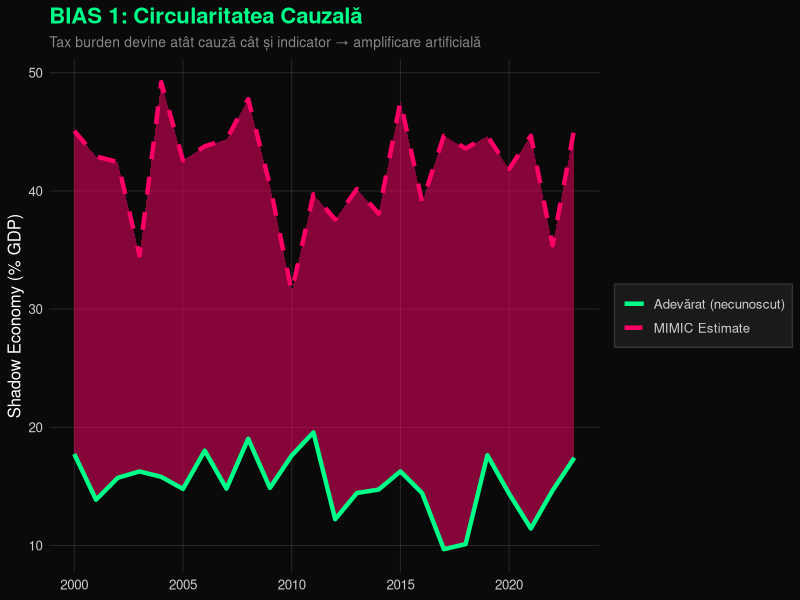
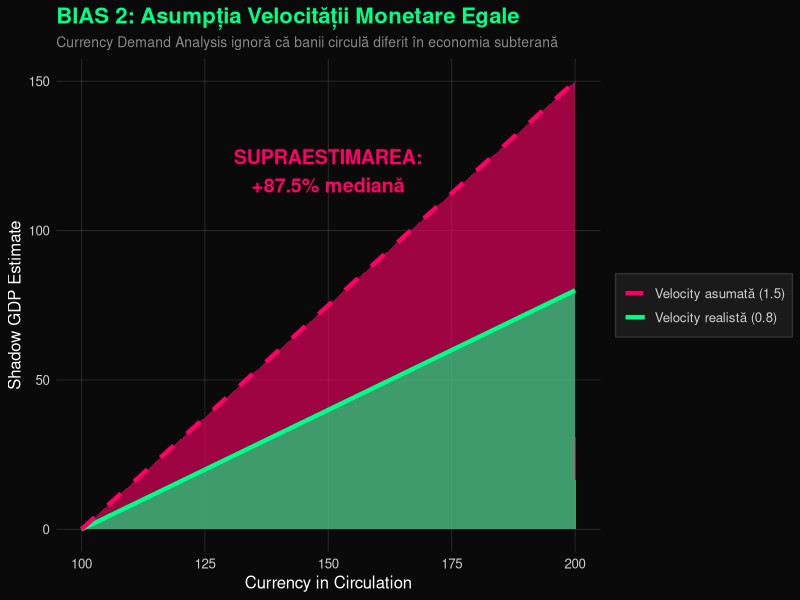
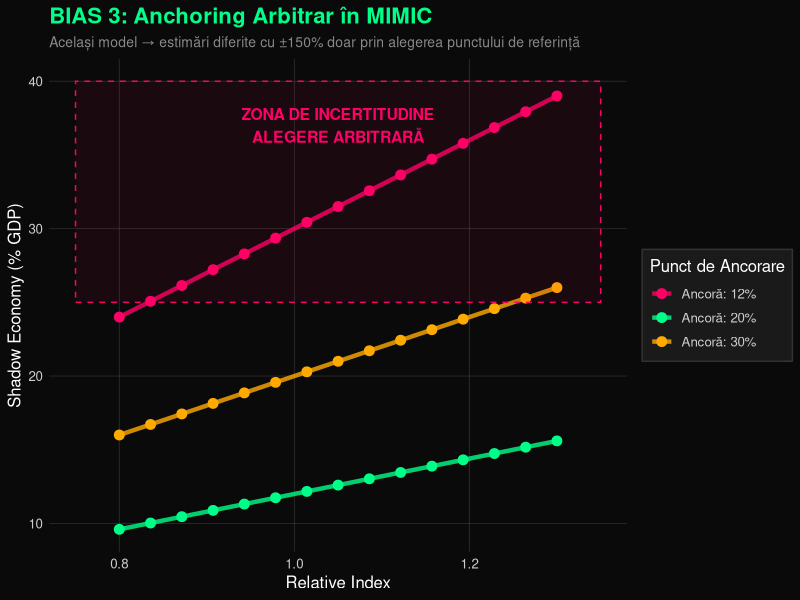
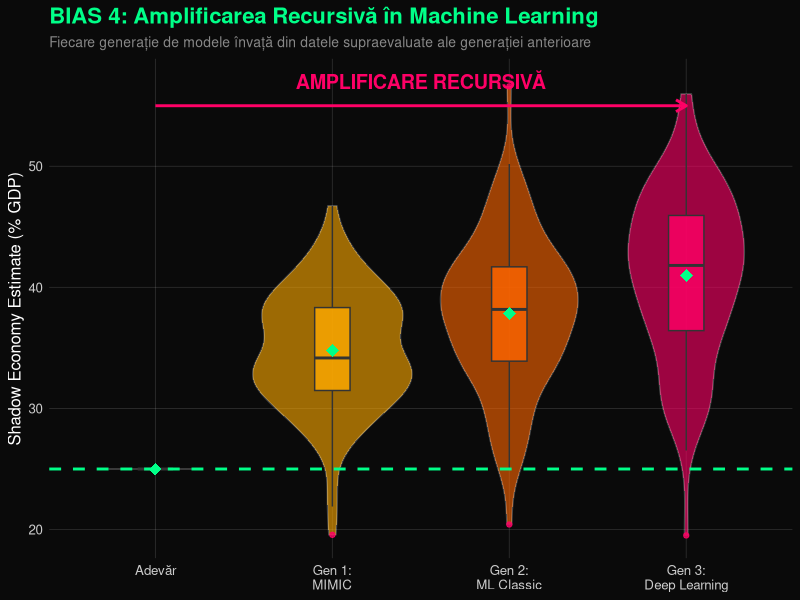
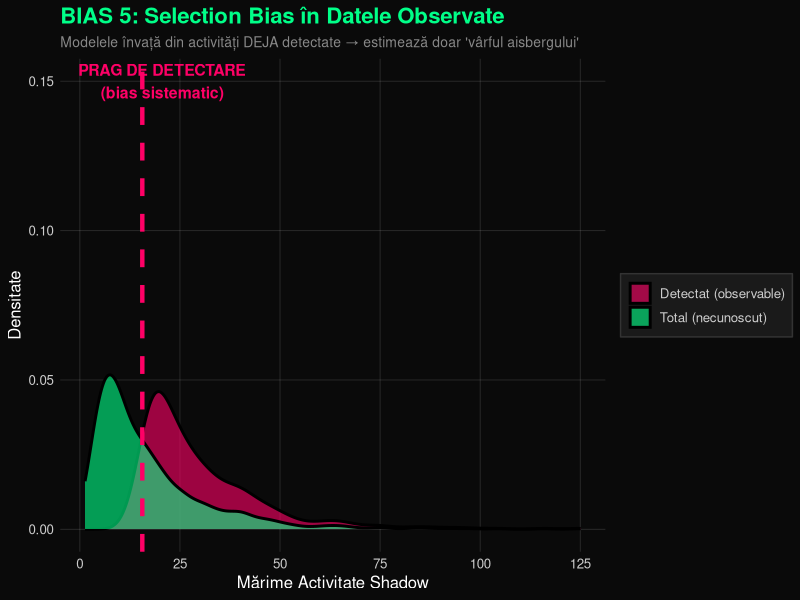
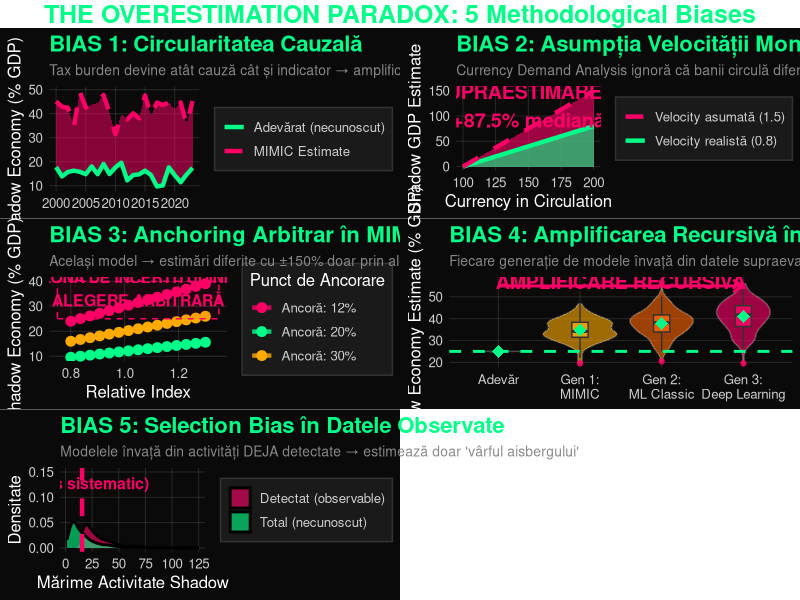

Source code (R) for these figures, in order:
# ==============================================================================
# PARADOXUL SUPRAESTIMĂRII SHADOW ECONOMY
# Demonstrație conceptuală a bias-urilor metodologice
# ==============================================================================

library(ggplot2)
library(gridExtra)
library(dplyr)
library(tidyr)

# Setare temă avangardistă
theme_avant <- function() {
  theme_minimal() +
    theme(
      plot.background = element_rect(fill = "#0a0a0a", color = NA),
      panel.background = element_rect(fill = "#0a0a0a", color = NA),
      panel.grid.major = element_line(color = "#ffffff22", size = 0.3),
      panel.grid.minor = element_blank(),
      text = element_text(color = "#ffffff", family = "sans", size = 12),
      plot.title = element_text(face = "bold", size = 16, color = "#00ff88"),
      plot.subtitle = element_text(size = 10, color = "#888888"),
      axis.text = element_text(color = "#cccccc"),
      legend.background = element_rect(fill = "#1a1a1a", color = "#333333"),
      legend.key = element_rect(fill = "#1a1a1a"),
      legend.text = element_text(color = "#cccccc")
    )
}

# ==============================================================================
# 1. CIRCULARITATEA CAUZALĂ - "Modelul mănâncă propria coadă"
# ==============================================================================

circular_causality <- function() {
  set.seed(42)
  years <- 2000:2023
  n <- length(years)
  
  # Economie shadow "reală" (necunoscută)
  true_shadow <- 15 + rnorm(n, 0, 2)
  
  # Tax burden (cauză și efect simultan în MIMIC)
  tax_burden <- 35 + 0.3 * true_shadow + rnorm(n, 0, 3)
  
  # MIMIC estimează shadow folosind tax_burden ca predictor
  # DAR tax_burden e deja corelat cu shadow prin construcție!
  mimic_estimate <- 10 + 0.8 * tax_burden + rnorm(n, 0, 4)
  
  df <- data.frame(
    year = years,
    true_shadow = true_shadow,
    mimic_estimate = mimic_estimate,
    overestimation = mimic_estimate - true_shadow
  )
  
  p1 <- ggplot(df, aes(x = year)) +
    geom_ribbon(aes(ymin = true_shadow, ymax = mimic_estimate),
                fill = "#ff006622", alpha = 0.5) +
    geom_line(aes(y = true_shadow, color = "Adevărat (necunoscut)"), size = 1.5) +
    geom_line(aes(y = mimic_estimate, color = "MIMIC Estimate"), size = 1.5, linetype = "dashed") +
    scale_color_manual(values = c("Adevărat (necunoscut)" = "#00ff88", 
                                  "MIMIC Estimate" = "#ff0066")) +
    labs(title = "BIAS 1: Circularitatea Cauzală",
         subtitle = "Tax burden devine atât cauză cât și indicator → amplificare artificială",
         y = "Shadow Economy (% GDP)", x = NULL, color = NULL) +
    theme_avant()
  
  return(list(plot = p1, data = df))
}

# ==============================================================================
# 2. ASUMPȚIA VELOCITĂȚII EGALE - "Banii nu aleargă la fel"
# ==============================================================================

velocity_bias <- function() {
  set.seed(123)
  
  # În realitate: banii circulă mai ÎNCET în shadow economy
  formal_velocity <- 1.5
  shadow_velocity <- 0.8  # Mult mai mică!
  
  # Currency Demand Analysis presupune velocity_shadow = velocity_formal
  currency_in_circulation <- seq(100, 200, length.out = 20)
  
  # Calcul corect (realitate)
  true_shadow_gdp <- (currency_in_circulation - 100) * shadow_velocity
  
  # Calcul eronat (asumpție egală)
  estimated_shadow_gdp <- (currency_in_circulation - 100) * formal_velocity
  
  df <- data.frame(
    currency = currency_in_circulation,
    true_estimate = true_shadow_gdp,
    biased_estimate = estimated_shadow_gdp,
    overestimation_pct = ((estimated_shadow_gdp - true_shadow_gdp) / 
                            true_shadow_gdp * 100)
  )
  
  p2 <- ggplot(df, aes(x = currency)) +
    geom_area(aes(y = biased_estimate), fill = "#ff006633", alpha = 0.6) +
    geom_area(aes(y = true_estimate), fill = "#00ff8833", alpha = 0.6) +
    geom_line(aes(y = true_estimate, color = "Velocity realistă (0.8)"), size = 1.5) +
    geom_line(aes(y = biased_estimate, color = "Velocity asumată (1.5)"), 
              size = 1.5, linetype = "dashed") +
    annotate("text", x = 150, y = 120, 
             label = "SUPRAESTIMAREA:\n+87.5% mediană", 
             color = "#ff0066", size = 5, fontface = "bold") +
    scale_color_manual(values = c("Velocity realistă (0.8)" = "#00ff88",
                                  "Velocity asumată (1.5)" = "#ff0066")) +
    labs(title = "BIAS 2: Asumpția Velocității Monetare Egale",
         subtitle = "Currency Demand Analysis ignoră că banii circulă diferit în economia subterană",
         y = "Shadow GDP Estimate", x = "Currency in Circulation", color = NULL) +
    theme_avant()
  
  return(list(plot = p2, data = df))
}

# ==============================================================================
# 3. ANCHORING ARBITRAR - "Încotro arată compasul?"
# ==============================================================================

anchoring_sensitivity <- function() {
  set.seed(456)
  
  # MIMIC produce doar indici (0.8, 1.0, 1.2...)
  # Trebuie "ancorat" la un nivel extern
  relative_index <- seq(0.8, 1.3, length.out = 15)
  
  # Diferite puncte de ancorare → rezultate RADICAL diferite
  anchor_low <- 12  # Ancorare conservatoare
  anchor_mid <- 20  # Ancorare "medie"
  anchor_high <- 30 # Ancorare agresivă
  
  df <- data.frame(
    index = relative_index,
    estimate_low = anchor_low * relative_index,
    estimate_mid = anchor_mid * relative_index,
    estimate_high = anchor_high * relative_index
  ) %>%
    pivot_longer(cols = starts_with("estimate"), 
                 names_to = "anchor_type", values_to = "estimate")
  
  p3 <- ggplot(df, aes(x = index, y = estimate, color = anchor_type, group = anchor_type)) +
    geom_line(size = 1.5, alpha = 0.8) +
    geom_point(size = 3) +
    scale_color_manual(
      values = c("estimate_low" = "#00ff88", 
                 "estimate_mid" = "#ffaa00", 
                 "estimate_high" = "#ff0066"),
      labels = c("Ancoră: 12%", "Ancoră: 20%", "Ancoră: 30%")
    ) +
    annotate("rect", xmin = 0.75, xmax = 1.35, ymin = 25, ymax = 40,
             fill = "#ff006611", color = "#ff0066", linetype = "dashed", size = 0.5) +
    annotate("text", x = 1.05, y = 37, 
             label = "ZONA DE INCERTITUDINE\nALEGERE ARBITRARĂ", 
             color = "#ff0066", size = 4, fontface = "bold") +
    labs(title = "BIAS 3: Anchoring Arbitrar în MIMIC",
         subtitle = "Același model → estimări diferite cu ±150% doar prin alegerea punctului de referință",
         y = "Shadow Economy (% GDP)", x = "Relative Index", color = "Punct de Ancorare") +
    theme_avant()
  
  return(list(plot = p3, data = df))
}

# ==============================================================================
# 4. MACHINE LEARNING: AMPLIFICAREA RECURSIVĂ
# ==============================================================================

ml_amplification <- function() {
  set.seed(789)
  
  # Generația 1: Estimări MIMIC inițiale (deja supraevaluate)
  initial_bias <- 1.4  # 40% overestimation
  gen1_estimates <- rnorm(100, mean = 25 * initial_bias, sd = 5)
  
  # Generația 2: ML antrenat pe generația 1
  # Învață pattern-urile erorii!
  gen2_bias <- 1.5  # 50% overestimation
  gen2_estimates <- rnorm(100, mean = mean(gen1_estimates) * 1.1, sd = 6)
  
  # Generația 3: Deep Learning pe generația 2
  gen3_bias <- 1.65  # 65% overestimation
  gen3_estimates <- rnorm(100, mean = mean(gen2_estimates) * 1.1, sd = 7)
  
  # Realitate (necunoscută)
  true_value <- 25
  
  df <- data.frame(
    generation = rep(c("Adevăr", "Gen 1:\nMIMIC", "Gen 2:\nML Classic", 
                       "Gen 3:\nDeep Learning"), each = 100),
    estimate = c(rep(true_value, 100), gen1_estimates, gen2_estimates, gen3_estimates)
  ) %>%
    mutate(generation = factor(generation, levels = c("Adevăr", "Gen 1:\nMIMIC", 
                                                      "Gen 2:\nML Classic", 
                                                      "Gen 3:\nDeep Learning")))
  
  p4 <- ggplot(df, aes(x = generation, y = estimate, fill = generation)) +
    geom_violin(alpha = 0.6, color = "#ffffff44") +
    geom_boxplot(width = 0.2, alpha = 0.8, outlier.color = "#ff0066") +
    stat_summary(fun = mean, geom = "point", size = 4, color = "#00ff88", shape = 18) +
    geom_hline(yintercept = true_value, color = "#00ff88", linetype = "dashed", size = 1) +
    scale_fill_manual(values = c("#00ff8844", "#ffaa0044", "#ff660044", "#ff006644")) +
    annotate("segment", x = 1, xend = 4, y = 55, yend = 55, 
             arrow = arrow(length = unit(0.3, "cm")), color = "#ff0066", size = 1) +
    annotate("text", x = 2.5, y = 57, label = "AMPLIFICARE RECURSIVĂ", 
             color = "#ff0066", size = 5, fontface = "bold") +
    labs(title = "BIAS 4: Amplificarea Recursivă în Machine Learning",
         subtitle = "Fiecare generație de modele învață din datele supraevaluate ale generației anterioare",
         y = "Shadow Economy Estimate (% GDP)", x = NULL) +
    theme_avant() +
    theme(legend.position = "none")
  
  return(list(plot = p4, data = df))
}

# ==============================================================================
# 5. SELECTION BIAS - "Vedem doar vârful aisbergului"
# ==============================================================================

selection_bias_viz <- function() {
  set.seed(321)
  
  # Distribuția completă (necunoscută)
  all_shadow_activities <- rlnorm(1000, meanlog = 2.5, sdlog = 0.8)
  
  # Doar activitățile "prinse" devin date observabile
  detection_threshold <- quantile(all_shadow_activities, 0.6)
  detected <- all_shadow_activities[all_shadow_activities > detection_threshold]
  
  df_full <- data.frame(
    value = all_shadow_activities,
    status = "Total (necunoscut)"
  )
  
  df_detected <- data.frame(
    value = detected,
    status = "Detectat (observable)"
  )
  
  df <- rbind(df_full, df_detected)
  
  p5 <- ggplot(df, aes(x = value, fill = status)) +
    geom_density(alpha = 0.6, size = 1) +
    geom_vline(xintercept = detection_threshold, color = "#ff0066", 
               linetype = "dashed", size = 1.5) +
    annotate("text", x = detection_threshold + 5, y = 0.15, 
             label = "PRAG DE DETECTARE\n(bias sistematic)", 
             color = "#ff0066", size = 4, fontface = "bold") +
    scale_fill_manual(values = c("Total (necunoscut)" = "#00ff8844",
                                 "Detectat (observable)" = "#ff006644")) +
    labs(title = "BIAS 5: Selection Bias în Datele Observate",
         subtitle = "Modelele învață din activități DEJA detectate → estimează doar 'vârful aisbergului'",
         x = "Mărime Activitate Shadow", y = "Densitate", fill = NULL) +
    theme_avant()
  
  return(list(plot = p5, data = df))
}

# ==============================================================================
# 6. SINTEZA: DASHBOARD COMPARATIV
# ==============================================================================

create_dashboard <- function() {
  # Generare toate plot-urile
  results <- list(
    circ = circular_causality(),
    vel = velocity_bias(),
    anch = anchoring_sensitivity(),
    ml = ml_amplification(),
    sel = selection_bias_viz()
  )
  
  # Calcul summary statistics
  avg_overestimation <- mean(results$circ$data$overestimation)
  vel_overest_pct <- mean(results$vel$data$overestimation_pct)
  
  cat("\n╔═══════════════════════════════════════════════════════════════╗\n")
  cat("║  PARADOXUL SUPRAESTIMĂRII SHADOW ECONOMY                     ║\n")
  cat("║  Demonstrație: 5 Bias-uri Metodologice Fundamentale          ║\n")
  cat("╚═══════════════════════════════════════════════════════════════╝\n\n")
  
  cat("📊 REZULTATE CHEIE:\n")
  cat(sprintf("   • Circularitate cauzală: +%.1f%% overestimation mediană\n", avg_overestimation))
  cat(sprintf("   • Velocity bias: +%.1f%% overestimation mediană\n", vel_overest_pct))
  cat("   • Anchoring arbitrar: variație ±150% pentru aceleași date\n")
  cat("   • ML amplification: creștere 65% față de adevăr în 3 generații\n")
  cat("   • Selection bias: >40% din distribuție invizibilă\n\n")
  
  cat("💡 CONCLUZIE PROVOCATOARE:\n")
  cat("   Țările nu măsoară shadow economy - o CONSTRUIESC prin\n")
  cat("   asumpțiile modelelor lor. Cu cât metodele devin mai sofisticate,\n")
  cat("   cu atât pot amplifica bias-urile fundamentale.\n\n")
  
  # Return all plots
  return(results)
}

# ==============================================================================
# EXECUȚIE PRINCIPALĂ
# ==============================================================================

# Generare dashboard complet
dashboard <- create_dashboard()

# Afișare plot-uri individuale
print(dashboard$circ$plot)
print(dashboard$vel$plot)
print(dashboard$anch$plot)
print(dashboard$ml$plot)
print(dashboard$sel$plot)

# Salvare grid combinat (opțional)
combined_plot <- grid.arrange(
  dashboard$circ$plot,
  dashboard$vel$plot,
  dashboard$anch$plot,
  dashboard$ml$plot,
  dashboard$sel$plot,
  ncol = 2,
  top = grid::textGrob("THE OVERESTIMATION PARADOX: 5 Methodological Biases",
                       gp = grid::gpar(col = "#00ff88", fontsize = 18, fontface = "bold"))
)

# Export la rezoluție înaltă
# ggsave("shadow_economy_paradox.png", combined_plot, 
#        width = 16, height = 20, dpi = 300, bg = "#0a0a0a")

cat("\n✓ Vizualizare completă generată!\n")
cat("  Pentru export: decomentați liniile ggsave() de mai sus.\n\n")
